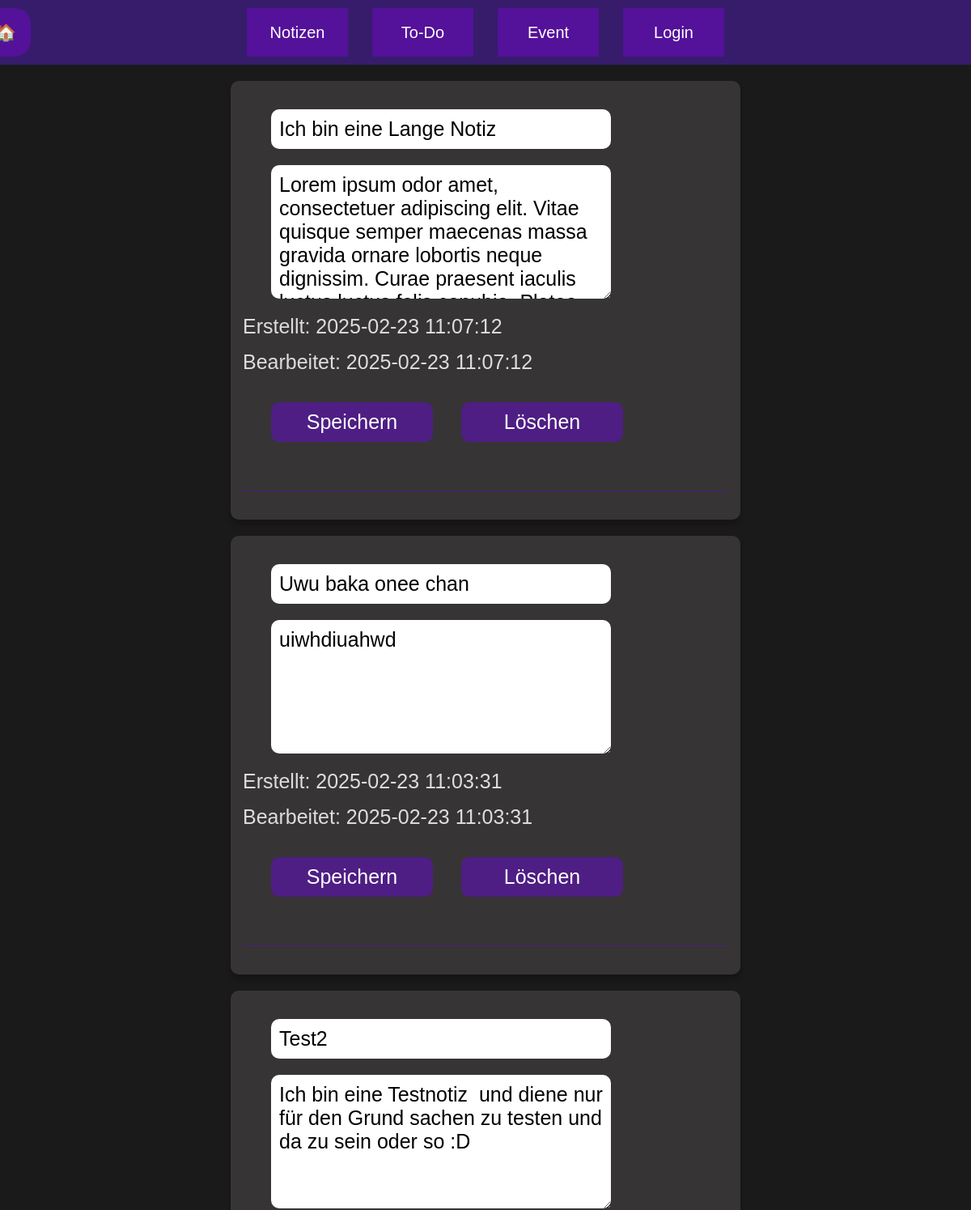
Page /notes/notizen.edit.php (signed in, upper part) on the earlier database version.
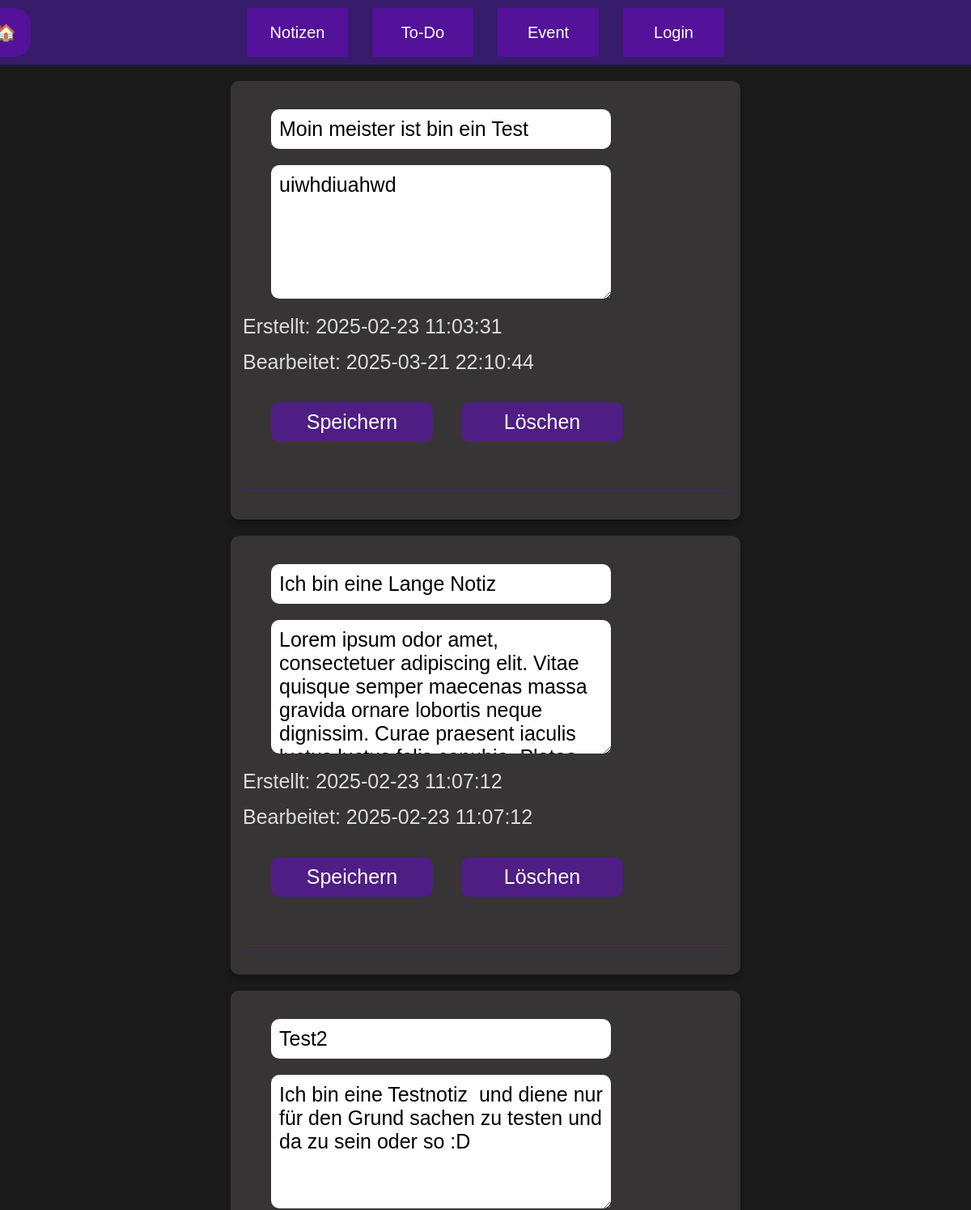
Same page on the later database version.
### tables this page shows
CREATE TABLE "notizen" (
	"userid"	INTEGER NOT NULL,
	"notizid"	INTEGER NOT NULL UNIQUE,
	"notiz_name"	TEXT NOT NULL,
	"notiz_inhalt"	TEXT NOT NULL,
	"notiz_erstellt"	TEXT NOT NULL,
	"notiz_bearbeitet"	TEXT NOT NULL,
	"notiz_status"	TEXT NOT NULL,
	PRIMARY KEY("notizid" AUTOINCREMENT)
);

### notes/notizen.edit.php (the view, shortened to what this page needs)
<?php
try {
    $db = new PDO('sqlite:' . __DIR__ . '/../database/projektdatenbank.db');
    $db->setAttribute(PDO::ATTR_ERRMODE, PDO::ERRMODE_EXCEPTION);
} catch (PDOException $e) {
    die("Datenbankverbindung fehlgeschlagen: " . $e->getMessage());
}
$userid = $_SESSION['sesid'];
try {
    $statementanzeige = $db->prepare("SELECT * FROM notizen
                                WHERE userid = :userid
                                ORDER BY notiz_bearbeitet DESC");
    $statementanzeige->bindParam(':userid', $userid);
    $statementanzeige->execute();
    $notizen = $statementanzeige->fetchAll(PDO::FETCH_ASSOC);
} catch (PDOException $e) {
    die("Fehler beim Abrufen der Notizen: " . $e->getMessage());
}
?>
<!DOCTYPE html>
<html lang="de">
<head>
    <link rel="stylesheet" href="../nav.css">
    <link rel="stylesheet" href="notizen.css">
</head>
<body>
    <nav>
        <a class="homebutton" href="../index.html">🏠</a>
        <a href="notizen.php">Notizen</a>
        <a href="../todo/todo.php">To-Do</a>
        <a href="../event/event.php">Event</a>
        <a href="../user/login.php">Login</a>
    </nav>
    <div class="note-container">
    <?php
    foreach ($notizen as $notiz) {
        echo '<div class="note-feld">';
        echo '<form method="post">';
        echo '<input type="text" name="notiz_name" value="' . htmlspecialchars($notiz['notiz_name']) . '">';
        echo '<textarea name="notiz_inhalt" rows="5">' . htmlspecialchars($notiz['notiz_inhalt']) . '</textarea>';
        echo "<p>Erstellt: " . $notiz['notiz_erstellt'] . "</p>";
        echo "<p>Bearbeitet: " . $notiz['notiz_bearbeitet'] . "</p>";
        echo '<button type="submit" name="bearbeiten">Speichern</button>';
        echo '<button type="submit" name="loeschen">Löschen</button>';
        echo '</form>';
        echo "<hr>";
        echo "</div>";
    }
    ?>
    </div>
</body>
</html>

### nav.css (style rules this page uses)
body { font-family: Helvetica; margin-top: 0px; margin-right: 0px; margin-left: 0px; }
nav { background-color: #361c6a; width: 100%; height: 80px; justify-content: center; display: flex; }
.homebutton { position: absolute; display: inline-block; background-color: #54119a; width: 60px; height: 60px; color: white; text-align: center; text-decoration: none; line-height: 60px; margin-right: 1200px; margin-top: 10px; border-radius: 20px; }
nav a { display: inline-block; background-color: #54119a; width: 125px; height: 60px; font-size: 20px; color: white; text-align: center; text-decoration: none; line-height: 60px; margin-top: 10px; margin-left: 15px; margin-right: 15px; }

### notes/notizen.css (style rules this page uses)
* { font-family: Helvetica; font-size: 25px; color: white; }
body { background-color: #1a1a1a; margin: 0; padding: 0; }
button { padding: 10px; background-color: #4E1E84; border-radius: 10px; border: none; margin-top: 20px; margin-bottom: 40px; margin-left: 35px; width: 200px; }
input, textarea { display: block; margin: 20px 35px; width: 400px; border-radius: 10px; border: none; padding: 10px; color: black; }
.note-container { display: flex; flex-wrap: wrap; gap: 20px; justify-content: center; margin: 20px auto; }
.note-feld { background-color: #363434; border-radius: 10px; padding: 15px; width: 90%; max-width: 600px; box-shadow: 0 6px 6px rgba(0,0,0,0.2); }
.note-feld p { color: #ddd; margin: 0 0 15px 0; }
.note-feld hr { border: 0; border-top: 1px solid #4E1E84; margin: 20px 0; }

Differences in the rows shown:
changed notizen "uiwhdiuahwd": notiz_name "Uwu baka onee chan" → "Moin meister ist bin ein Test"; notiz_bearbeitet "2025-02-23 11:03:31" → "2025-03-21 22:10:44"; moves up the list
